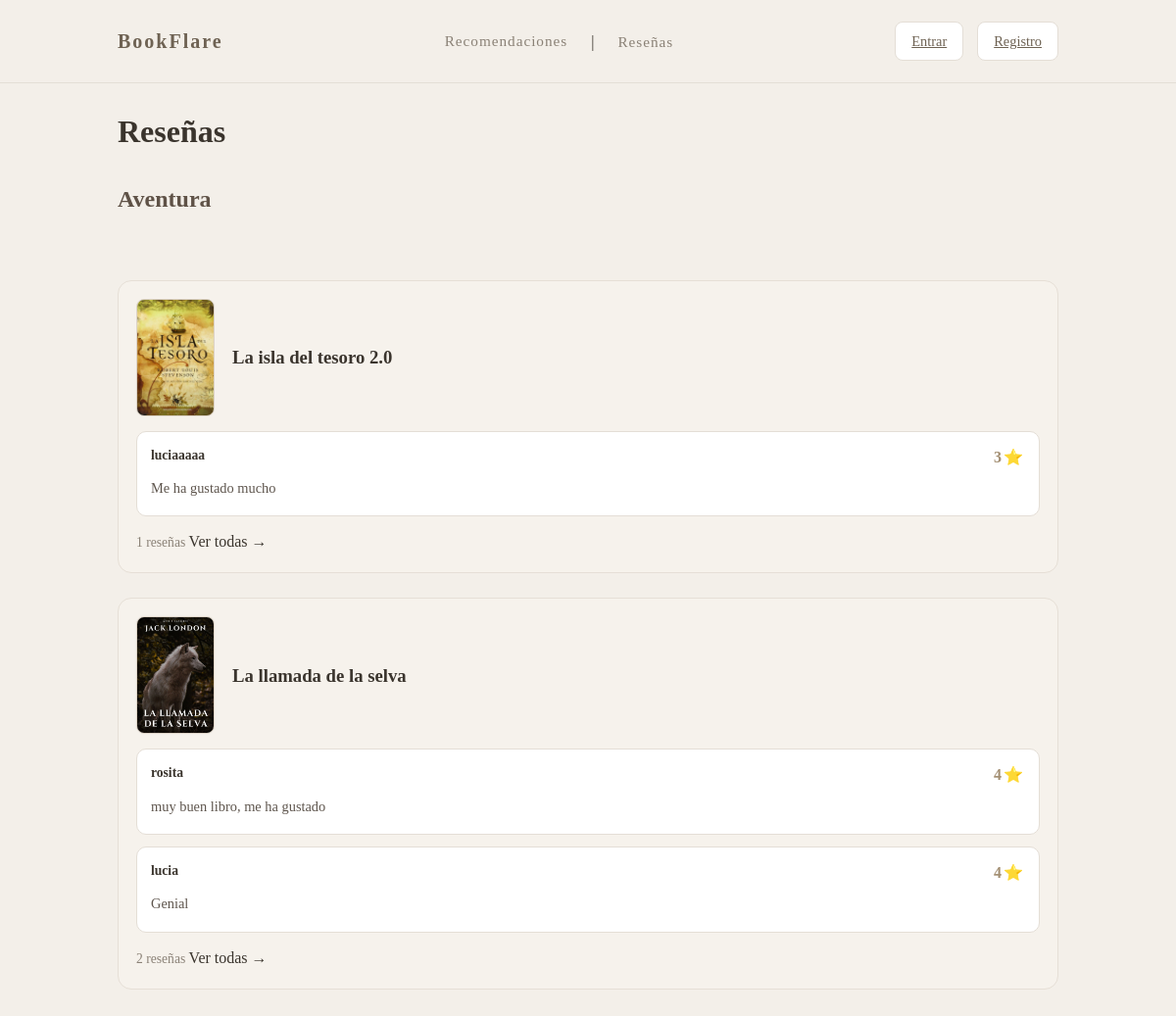
The app's page /resenas/ with its own data.
### books/models.py (models this page shows, shortened)
class Libro(models.Model):
    isbn = models.CharField(max_length=13, primary_key=True)
    titulo = models.CharField(max_length=200)
    autor = models.CharField(max_length=100)
    genero = models.CharField(max_length=50) #sirve para filtrar por categorias
    descripcion = models.TextField(blank=True)
    anio = models.PositiveIntegerField()
    portada = models.ImageField(upload_to='portadas/', blank=True)
    archivo_digital = models.FileField(upload_to='libros_digitales/', help_text="Archivo del libro (.pdf, .html, etc)")
    visitas_totales = models.PositiveIntegerField(default=0)
    class Meta:
        verbose_name = "Libro Digital"
        verbose_name_plural = "Libros Digitales"
        ordering = ["-visitas_totales"] #ordenados por popularidad

class Reseña(models.Model):
    usuario = models.ForeignKey(CustomUser, on_delete=models.CASCADE)
    libro = models.ForeignKey(Libro, on_delete=models.CASCADE, related_name="resenas")
    rating = models.PositiveSmallIntegerField(
        validators=[MinValueValidator(1), MaxValueValidator(5)]
    )
    comentario = models.TextField(blank=True)
    creada_en = models.DateTimeField(auto_now_add=True)
    class Meta:
        unique_together = ('usuario', 'libro')
        ordering = ["-creada_en"]

class CustomUser(AbstractUser):
    email = models.EmailField(max_length=200, unique=True)
    es_bibliotecario = models.BooleanField(default=False, verbose_name="¿Es bibliotecario?")
    class Meta:
        verbose_name = "Usuario"
        verbose_name_plural = "Usuarios"

### books/views.py (the view)
# urls.py: path("resenas/", views.ListaResenasView.as_view(), name="lista_resenas"),
class ListaResenasView(ListView):
    model = Reseña
    template_name = "books/lista_resenas.html"
    context_object_name = "resenas"
    paginate_by = 10
    def get_queryset(self):
        queryset = (
            Reseña.objects
            .select_related("usuario", "libro")
            .order_by("libro__genero", "libro__titulo", "-creada_en")
        )
        query = self.request.GET.get("q", "")
        genero = self.request.GET.get("genero", "")
        if query:
            queryset = queryset.filter(
                Q(libro__titulo__icontains=query)
            )
        if genero:
            queryset = queryset.filter(
                Q(libro__genero__icontains=genero)
            )
        return queryset
    def get_context_data(self, **kwargs):
        context = super().get_context_data(**kwargs)
        context["query"] = self.request.GET.get("q", "")
        context["genero_seleccionado"] = self.request.GET.get("genero", "")
        return context

### books/templates/books/lista_resenas.html (shortened to what this page needs)
{% extends "base.html" %}
{% block content %}
<h1 class="section-title">Reseñas</h1>
{% regroup resenas by libro.genero as generos %}
<div class="reviews-container">
{% for genero in generos %}
    <h2 class="genre-title">{{ genero.grouper }}</h2>
    {% regroup genero.list by libro as libros %}
    <div class="genre-section">
    {% for grupo in libros %}
        <a href="{% url 'libro_detalle' grupo.grouper.isbn %}" class="book-card-link">
        <div class="book-card-review">
            <div class="book-card-header">
                {% if grupo.grouper.portada %}
                    <img src="{% url 'ver_portada' grupo.grouper.isbn %}" class="book-card-img">
                    {% else %}
                        <div class="book-card-img placeholder">
                            Sin portada
                        </div>
                {% endif %}
                <div class="book-card-info">
                    <h3>{{ grupo.grouper.titulo }}</h3>
                </div>
            </div>
            <div class="reviews-list">
                {% for r in grupo.list|slice:":3" %}
                    <div class="review-box">
                        <div class="review-top">
                            <strong>{{ r.usuario.username }}</strong>
                            <span class="review-rating">{{ r.rating }}⭐</span>
                        </div>
                        <p>{{ r.comentario|truncatechars:110 }}</p>
                    </div>
                {% endfor %}
                <div class="review-footer">
                    <span class="small muted">
                        {{ grupo.list|length }} reseñas
                    </span>
                    <span class="ver-todas">
                        Ver todas →
                    </span>
                </div>
            </div>
        </div>
        </a>
    {% endfor %}
    </div>
{% empty %}
    <p>No hay reseñas todavía.</p>
{% endfor %}
</div>
{% endblock %}

### books/static/css/base.css (style rules this page uses)
:root { --bg: #f3efe9; --surface: #ffffff; --text: #3a342d; --muted: #8a8176; --line: #e4ded6; --earth-1: #c2b59b; --earth-2: #a38f73; --earth-3: #6e6253; --radius: 8px; }
* { box-sizing: border-box; }
body { margin: 0; font-family: "Cormorant Garamond", Georgia, serif; background: var(--bg); color: var(--text); line-height: 1.7; }
.muted { color: var(--muted); }
.small { font-size: 0.85rem; }
.genre-section { display: flex; flex-direction: column; gap: 25px; margin: 20px 0 30px 0; }
.genre-title { margin: 0 0 12px 0; font-size: 1.5rem; font-weight: 600; color: #5f5247; }
.reviews-container { display: flex; flex-direction: column; gap: 30px; }
.book-card-review { background: #f6f2ec; border: 1px solid #e6dfd6; border-radius: 14px; padding: 18px; }
.book-card-header { display: flex; gap: 18px; align-items: center; margin-bottom: 15px; }
.book-card-img { width: 80px; height: 120px; object-fit: cover; border-radius: 8px; border: 1px solid #ddd3c7; flex-shrink: 0; }
.reviews-list { display: flex; flex-direction: column; gap: 12px; }
.review-box { background: #ffffff; border: 1px solid #e4ded6; border-radius: 10px; padding: 12px 14px; }
.review-top { display: flex; justify-content: space-between; font-size: 0.85rem; margin-bottom: 6px; }
.review-rating { color: var(--earth-2); font-size: 1rem; letter-spacing: 2px; font-weight: bold; }
.review-box p { margin: 4px 0; font-size: 0.9rem; color: #5e554d; }
.book-card-link { text-decoration: none; color: inherit; display: block; }

### records on screen
Libro: grouper "Aventura", isbn (picture), grouper.titulo "La isla del tesoro 2.0", list|length "1"
Reseña: usuario.username "luciaaaaa", rating "3", comentario "Me ha gustado mucho"
Libro: isbn (picture), grouper.titulo "La llamada de la selva", list|length "2"
Reseña: usuario.username "rosita", rating "4", comentario "muy buen libro, me ha gustado"
Reseña: usuario.username "lucia", rating "4", comentario "Genial"
